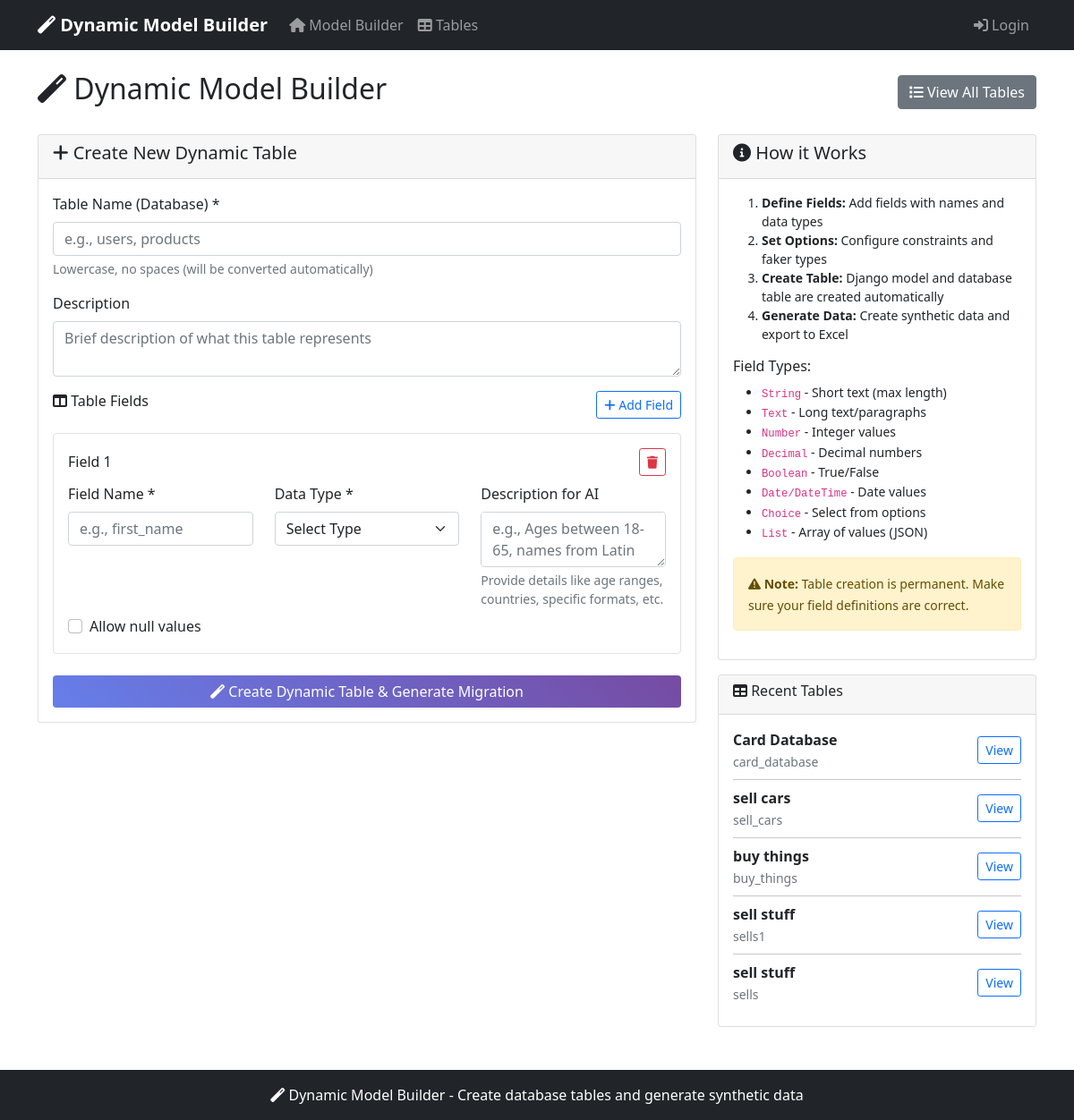
The page / on the database its author committed.
### data_generator/models.py (models this page shows, shortened)
class DynamicTableDefinition(models.Model):
    table_name = models.CharField(max_length=100, unique=True)
    display_name = models.CharField(max_length=200)
    description = models.TextField(blank=True)
    fields_definition = models.JSONField(help_text="JSON containing field definitions")
    created_at = models.DateTimeField(auto_now_add=True)
    updated_at = models.DateTimeField(auto_now=True)
    is_migrated = models.BooleanField(default=False)
    migration_file = models.CharField(max_length=255, blank=True)
    class Meta:
        ordering = ['-created_at']

### data_generator/views.py (the view)
# urls.py: path('', views.home, name='home'),
def home(request):
    tables = DynamicTableDefinition.objects.all().order_by('-created_at')
    return render(request, 'data_generator/model_builder.html', {'tables': tables})

### data_generator/templates/data_generator/model_builder.html (shortened to what this page needs)
{% extends 'data_generator/base.html' %}
{% block content %}
<div class="row">
    <div class="col-12">
        <div class="d-flex justify-content-between align-items-center mb-4">
            <h2><i class="fas fa-magic"></i> Dynamic Model Builder</h2>
            <a href="{% url 'dynamic_table_list' %}" class="btn btn-secondary">
                <i class="fas fa-list"></i> View All Tables
            </a>
        </div>
        <div class="row">
            <div class="col-lg-8">
                <div class="card">
                    <div class="card-header">
                        <h5><i class="fas fa-plus"></i> Create New Dynamic Table</h5>
                    </div>
                    <div class="card-body">
                        <form id="dynamicTableForm">
                            <div class="row mb-3">
                                <div class="col-md-12">
                                    <label for="table_name" class="form-label">Table Name (Database) *</label>
                                    <input type="text" class="form-control" id="table_name" name="table_name"
                                           placeholder="e.g., users, products" required>
                                    <div class="form-text">Lowercase, no spaces (will be converted automatically)</div>
                                </div>
                            </div>
                            <div class="mb-3">
                                <label for="description" class="form-label">Description</label>
                                <textarea class="form-control" id="description" name="description" rows="2"
                                          placeholder="Brief description of what this table represents"></textarea>
                            </div>
                            <div class="mb-4">
                                <div class="d-flex justify-content-between align-items-center mb-3">
                                    <h6><i class="fas fa-columns"></i> Table Fields</h6>
                                    <button type="button" class="btn btn-outline-primary btn-sm" onclick="addField()">
                                        <i class="fas fa-plus"></i> Add Field
                                    </button>
                                </div>
                                <div id="fields-container">
                                    <div class="field-group border rounded p-3 mb-3" data-field-index="0">
                                        <div class="d-flex justify-content-between align-items-center mb-2">
                                            <h6 class="mb-0">Field 1</h6>
                                            <button type="button" class="btn btn-outline-danger btn-sm" onclick="removeField(this)">
                                                <i class="fas fa-trash"></i>
                                            </button>
                                        </div>
                                        <div class="row">
                                            <div class="col-md-4">
                                                <label class="form-label">Field Name *</label>
                                                <input type="text" class="form-control" name="field_0_name"
                                                       placeholder="e.g., first_name" required>
                                            </div>
                                            <div class="col-md-4">
                                                <label class="form-label">Data Type *</label>
                                                <select class="form-select" name="field_0_type" onchange="showFieldOptions(this, 0)" required>
                                                    <option value="">Select Type</option>
                                                </select>
                                            </div>
                                                                        <div class="col-md-4">
                                <label class="form-label">Description for AI</label>
                                <textarea class="form-control" name="field_0_ai_description" rows="2"
                                          placeholder="e.g., Ages between 18-65, names from Latin America, phone numbers from Mexico"></textarea>
                                <div class="form-text">Provide details like age ranges, countries, specific formats, etc.</div>
                            </div>
                                        </div>
                                        <div class="mt-2">
                                            <div class="form-check">
                                                <input class="form-check-input" type="checkbox" name="field_0_nullable" id="field_0_nullable">
                                                <label class="form-check-label" for="field_0_nullable">
                                                    Allow null values
                                                </label>
                                            </div>
                                        </div>
                                    </div>
                                </div>
                            </div>
                            <div class="d-grid">
                                <button type="submit" class="btn btn-primary" id="submitBtn">
                                    <i class="fas fa-magic"></i> Create Dynamic Table & Generate Migration
                                </button>
                            </div>
                        </form>
                    </div>
                </div>
            </div>
            <div class="col-lg-4">
                <div class="card">
                    <div class="card-header">
                        <h5><i class="fas fa-info-circle"></i> How it Works</h5>
                    </div>
                    <div class="card-body">
                        <ol class="small">
                            <li><strong>Define Fields:</strong> Add fields with names and data types</li>
                            <li><strong>Set Options:</strong> Configure constraints and faker types</li>
                            <li><strong>Create Table:</strong> Django model and database table are created automatically</li>
                            <li><strong>Generate Data:</strong> Create synthetic data and export to Excel</li>
                        </ol>
                        <h6 class="mt-3">Field Types:</h6>
                        <ul class="small">
                            <li><code>String</code> - Short text (max length)</li>
                            <li><code>Text</code> - Long text/paragraphs</li>
                            <li><code>Number</code> - Integer values</li>
                            <li><code>Decimal</code> - Decimal numbers</li>
                            <li><code>Boolean</code> - True/False</li>
                            <li><code>Date/DateTime</code> - Date values</li>
                            <li><code>Choice</code> - Select from options</li>
                            <li><code>List</code> - Array of values (JSON)</li>
                        </ul>
                        <div class="alert alert-warning mt-3">
                            <small>
                                <i class="fas fa-exclamation-triangle"></i>
                                <strong>Note:</strong> Table creation is permanent. Make sure your field definitions are correct.
                            </small>
                        </div>
                    </div>
                </div>
                {% if tables %}
                <div class="card mt-3">
                    <div class="card-header">
                        <h6><i class="fas fa-table"></i> Recent Tables</h6>
                    </div>
                    <div class="card-body">
                        {% for table in tables|slice:":5" %}
                            <div class="d-flex justify-content-between align-items-center mb-2">
                                <div>
                                    <strong>{{ table.display_name }}</strong><br>
                                    <small class="text-muted">{{ table.table_name }}</small>
                                </div>
                                <a href="{% url 'dynamic_table_detail' table.id %}" class="btn btn-sm btn-outline-primary">
                                    View
                                </a>
                            </div>
                            {% if not forloop.last %}<hr class="my-2">{% endif %}
                        {% endfor %}
                    </div>
                </div>
                {% endif %}
            </div>
        </div>
    </div>
</div>
{% endblock %}

### data_generator/templates/data_generator/base.html (style rules this page uses)
.btn-primary { background: linear-gradient(45deg, #667eea 0%, #764ba2 100%); border: none; }

### rows shown on the page
DynamicTableDefinition: display_name "Card Database", table_name "card_database"
DynamicTableDefinition: display_name "sell cars", table_name "sell_cars"
DynamicTableDefinition: display_name "buy things", table_name "buy_things"
DynamicTableDefinition: display_name "sell stuff", table_name "sells1"
DynamicTableDefinition: display_name "sell stuff", table_name "sells"
